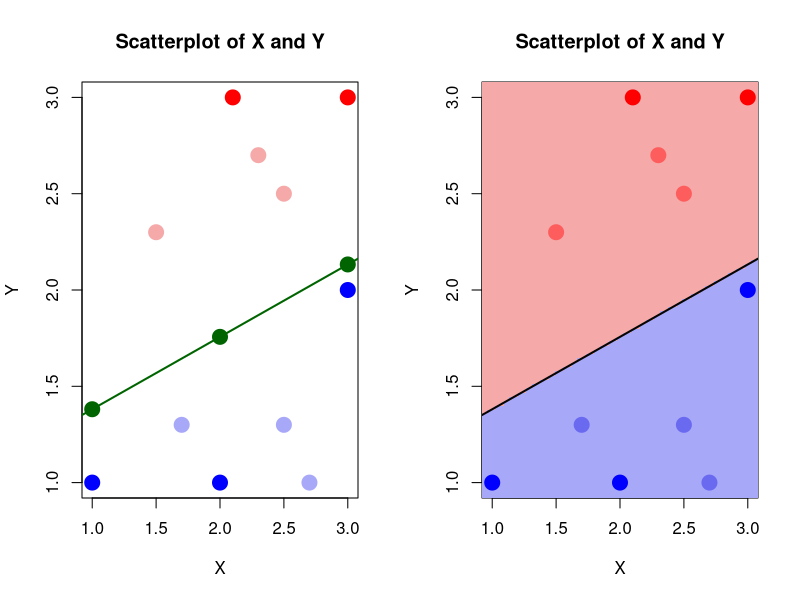

Here is the R script that generated this plot:
cal_ols_multiple <- function(data, label,threshold) {
  # Add a column of ones for the intercept term
  data <- cbind(1, data)
  # print(data)
  # print(t(data))
  # print(t(data)%*% data)
  # print(solve(t(data)%*% data))

  coefficient <- solve(t(data) %*% data) %*% t(data) %*% label

  # print(coefficient)

  beta0 <- coefficient[1]
  beta1 <- coefficient[2]
  beta2 <- coefficient[3]

  slope <- -beta1 / beta2
  intercept <- -(beta0-threshold) / beta2

  return(list(coefficient = coefficient, slope = slope, intercept = intercept))
}
cal_ols_single <- function(data, label) {
  # Step 1: Compute means
  x_mean <- mean(x)
  y_mean <- mean(y)

  # Step 2: Compute beta1 (slope)
  beta1 <- sum((x - x_mean) * (y - y_mean)) / sum((x - x_mean)^2)

  # Step 3: Compute beta0 (intercept)
  beta0 <- y_mean - beta1 * x_mean
  coefficient[1] <- beta0
  coefficient[2] <- beta1

  slope <- beta1
  intercept <- beta0
  return(list(coefficient = coefficient, slope = slope, intercept = intercept))
}


predict_manual <- function(new_X, coefficient) {
  new_X <- cbind(1, new_X) # Add intercept column
  return(as.vector(new_X %*% coefficient))
}
predict_single <- function(new_X, coefficient) {
  return(coefficient[1] + coefficient[2] * new_X)
}

# visualize the data
print_data <- function(data, predict_data, intercept, slope, label, x, y) {
  png("unit4/output/p2_linearmodel_manual.png", width = 1600, height = 800)
  par(mfrow = c(1, 2))
  plot(data$V1, data$V2, pch = 19, cex = 2, col = ifelse(label == 0, "blue", "red"), xlab = "X", ylab = "Y", main = "Scatterplot of X and Y")
  points(predict_data, col = ifelse(predicted_labels == 0, "#a8a8f9", "#f5a9a9"), pch = 19, cex = 2)
  abline(a = intercept, b = slope, col = "darkgreen", lwd = 2) # Line equation y = mx + c
  points(x, y, col = "darkgreen", pch = 19, cex = 2)


  plot(df$V1, df$V2, pch = 19, cex = 2, col = ifelse(label == 0, "blue", "red"), xlab = "X", ylab = "Y", main = "Scatterplot of X and Y")
  # Add the grid points with color-coded predicted classes
  image(x_range, y_range,
    matrix(as.numeric(gpoint_predicted_labels),
      nrow = length(x_range)
    ),
    col = c("#a8a8f9", "#f5a9a9"),
    add = TRUE
  )
  points(df$V1, df$V2, pch = 19, cex = 2, col = ifelse(label == 0, "blue", "red"))
  points(predict_data, col = ifelse(predicted_labels == 0, "#6a6af1", "#fe5d5d"), pch = 19, cex = 2)
  abline(a = intercept, b = slope, col = "#050505", lwd = 2)
  dev.off()
}






# data <- read.csv("unit4/data/spiral_labelled.csv", header = TRUE)
data <- matrix(c(1, 1, 2, 1, 3, 2, 2.1, 3, 3, 3), ncol = 2, byrow = TRUE)
df <- as.data.frame(data)
label <- c(0, 0, 0, 1, 1)
print(df)
threshold <- 0.3
linearmodel <- cal_ols_multiple(data, label,threshold)
# linearmodel_single <- cal_ols_single(data[, 1], data[, 2])
coefficient <- linearmodel$coefficient
intercept <- linearmodel$intercept
slope <- linearmodel$slope

print(intercept)
print(slope)




# Define coefficients (β values) - adjust these based on expectations
# beta <- c(0.5, -0.3)  # Example values for weights

# Compute classification scores
df$score <- coefficient[1] + df$V1 * coefficient[2] + df$V2 * coefficient[3]

# Print the dataframe with computed scores
print(df)

# Analyze the scores
df$predicted_label <- ifelse(df$score > threshold, 1, 0) # Binary classification threshold at 0
print(df)

# Check consistency with actual labels
consistency <- table(Predicted = df$predicted_label, Actual = label)
print(consistency)

# result <- sum(data %*% coefficient)
# cat("Result:", result, "\n")

predict_data <- matrix(c(2.5, 1.3, 1.5, 2.3, 2.3, 2.7, 2.7, 1, 2.5, 2.5, 1.7, 1.3), ncol = 2, byrow = TRUE)

predicted_values <- predict_manual(predict_data, coefficient)
cat("Predicted value:", predicted_values, "\n")
predicted_labels <- ifelse(predicted_values > threshold, 1, 0)
cat("Predicted labels:", predicted_labels, "\n")



x <- c(1, 2, 3)
# y <- c(intercept + coefficient[2] * x[1], intercept + coefficient[2] * x[2], intercept + coefficient[2] * x[3])

decision_boundary <- function(x1, coefficient) {
  (slope * x1 + intercept)# Solving for x2
}

y <- decision_boundary(x, coefficient)
print(y)

# manually calculate the predicted values
# predicted_y <- beta0 + beta1 * new_data$V1 + beta2 * new_data$V2
# predicted_value <- 1 / (1 + exp(-predicted_y))
# print(predicted_value)
# predicted_labels <- ifelse(predicted_value > threshold, 1, 0)



# Generate a grid of points in the range of V1 and V2
x_range <- seq(min(df$V1) - 0.1, max(df$V1) + 0.1, length.out = 100)
y_range <- seq(min(df$V2) - 0.1, max(df$V2) + 0.1, length.out = 100)

grid_points <- expand.grid(V1 = x_range, V2 = y_range)
gpoint_predicted_values <- predict_manual(as.matrix(grid_points), coefficient)
gpoint_predicted_labels <- ifelse(gpoint_predicted_values > threshold, 1, 0)

print_data(df, predict_data, intercept, slope, label, x, y)
